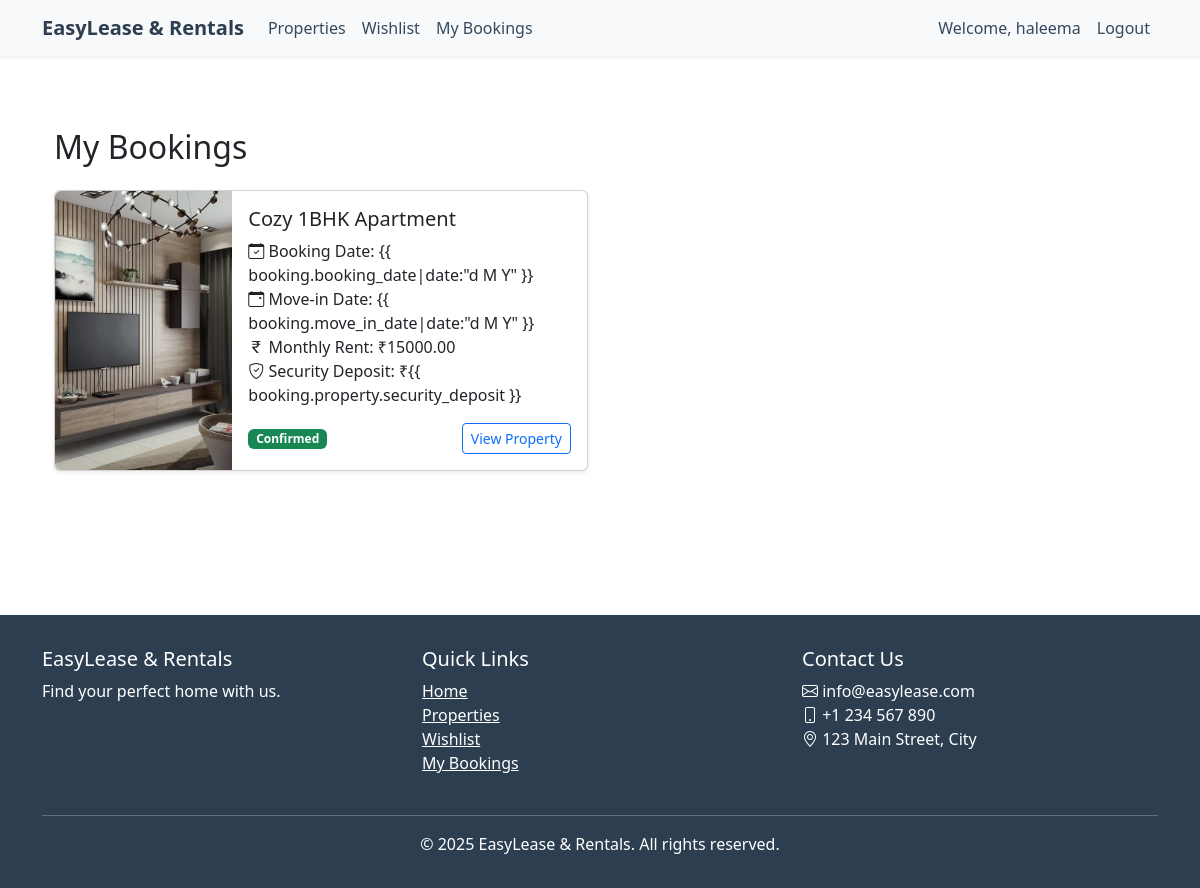
Screenshot of /my-bookings/ (signed in) with the database file from the repository.
### properties/models.py (models this page shows, shortened)
class Booking(models.Model):
    STATUS_CHOICES = [
        ('PENDING', 'Pending'),
        ('CONFIRMED', 'Confirmed'),
        ('CANCELLED', 'Cancelled'),
    ]
    user = models.ForeignKey(User, on_delete=models.CASCADE)
    property = models.ForeignKey(Property, on_delete=models.CASCADE)
    move_in_date = models.DateField()
    duration_months = models.IntegerField()
    booking_date = models.DateTimeField(auto_now_add=True)
    status = models.CharField(max_length=10, choices=STATUS_CHOICES, default='PENDING')
    security_deposit_paid = models.BooleanField(default=False)

class Property(models.Model):
    PROPERTY_TYPES = [
        ('1BHK', '1 BHK'),
        ('2BHK', '2 BHK'),
        ('3BHK', '3 BHK'),
    ]
    LISTING_TYPES = [
        ('RENTAL', 'Rental'),
        ('LEASE', 'Lease'),
    ]
    title = models.CharField(max_length=200)
    description = models.TextField()
    property_type = models.CharField(max_length=10, choices=PROPERTY_TYPES)
    listing_type = models.CharField(max_length=10, choices=LISTING_TYPES)
    price = models.DecimalField(max_digits=10, decimal_places=2)
    security_deposit = models.DecimalField(max_digits=10, decimal_places=2)
    area = models.IntegerField(help_text='Area in square feet')
    location = models.CharField(max_length=200)
    address = models.TextField()
    is_available = models.BooleanField(default=True)
    created_at = models.DateTimeField(auto_now_add=True)
    updated_at = models.DateTimeField(auto_now=True)
    owner = models.ForeignKey(User, on_delete=models.CASCADE, related_name='owned_properties')

class PropertyImage(models.Model):
    property = models.ForeignKey(Property, related_name='images', on_delete=models.CASCADE)
    image = models.ImageField(upload_to='property_images/')
    is_primary = models.BooleanField(default=False)
    created_at = models.DateTimeField(auto_now_add=True)

### properties/views.py (the view)
# urls.py: path('my-bookings/', views.my_bookings, name='my_bookings'),
@login_required
def my_bookings(request):
    bookings = Booking.objects.filter(user=request.user).order_by('-booking_date')
    return render(request, 'properties/my_bookings.html', {
        'bookings': bookings
    })

### templates/properties/my_bookings.html (shortened to what this page needs)
{% extends 'base.html' %}
{% block content %}
<div class="container py-5">
    <h2 class="mb-4">My Bookings</h2>
    {% if bookings %}
    <div class="row">
        {% for booking in bookings %}
        <div class="col-md-6 mb-4">
            <div class="card shadow-sm h-100">
                <div class="row g-0">
                    <div class="col-md-4">
                        {% if booking.property.images.exists %}
                        <img src="{{ booking.property.images.first.image.url }}" class="img-fluid rounded-start h-100"
                            style="object-fit: cover;" alt="{{ booking.property.title }}">
                        {% else %}
                        <img src="https://via.placeholder.com/300x400?text=No+Image"
                            class="img-fluid rounded-start h-100" alt="No Image">
                        {% endif %}
                    </div>
                    <div class="col-md-8">
                        <div class="card-body">
                            <h5 class="card-title">{{ booking.property.title }}</h5>
                            <p class="card-text">
                                <i class="bi bi-calendar-check"></i> Booking Date: {{ booking.booking_date|date:"d M Y"
                                }}<br>
                                <i class="bi bi-calendar-event"></i> Move-in Date: {{ booking.move_in_date|date:"d M Y"
                                }}<br>
                                <i class="bi bi-currency-rupee"></i> Monthly Rent: ₹{{ booking.property.price }}<br>
                                <i class="bi bi-shield-check"></i> Security Deposit: ₹{{
                                booking.property.security_deposit }}
                            </p>
                            <div class="d-flex justify-content-between align-items-center">
                                <span
                                    class="badge {% if booking.status == 'CONFIRMED' %}bg-success{% elif booking.status == 'PENDING' %}bg-warning{% else %}bg-danger{% endif %}">
                                    {{ booking.get_status_display }}
                                </span>
                                <a href="{% url 'property_detail' booking.property.pk %}"
                                    class="btn btn-outline-primary btn-sm">
                                    View Property
                                </a>
                            </div>
                        </div>
                    </div>
                </div>
            </div>
        </div>
        {% endfor %}
    </div>
    {% else %}
    <div class="alert alert-info">
        <i class="bi bi-info-circle"></i> You haven't made any bookings yet. Start exploring our properties!
    </div>
    {% endif %}
</div>
{% endblock %}

### templates/base.html (shortened to what this page needs)
{% load static %}
{% load crispy_forms_tags %}
<!DOCTYPE html>
<html lang="en">
<head>
    <link href="https://cdn.jsdelivr.net/npm/bootstrap@5.3.0/dist/css/bootstrap.min.css" rel="stylesheet">
    <link rel="stylesheet" href="https://cdn.jsdelivr.net/npm/bootstrap-icons@1.7.2/font/bootstrap-icons.css">
</head>
<body>
    <nav class="navbar navbar-expand-lg navbar-light bg-light shadow-sm">
        <div class="container">
            <a class="navbar-brand" href="{% url 'home' %}">EasyLease & Rentals</a>
            <div class="collapse navbar-collapse" id="navbarNav">
                <ul class="navbar-nav me-auto">
                    <li class="nav-item">
                        <a class="nav-link" href="{% url 'property_list' %}">Properties</a>
                    </li>
                    {% if user.is_authenticated %}
                    <li class="nav-item">
                        <a class="nav-link" href="{% url 'wishlist' %}">Wishlist</a>
                    </li>
                    <li class="nav-item">
                        <a class="nav-link" href="{% url 'my_bookings' %}">My Bookings</a>
                    </li>
                    {% endif %}
                </ul>
                <ul class="navbar-nav">
                    {% if user.is_authenticated %}
                    <li class="nav-item">
                        <span class="nav-link">Welcome, {{ user.username }}</span>
                    </li>
                    <li class="nav-item">
                        <form method="post" action="{% url 'logout' %}" class="d-inline">
                            <button type="submit" class="btn btn-link nav-link">Logout</button>
                        </form>
                    </li>
                    {% endif %}
                </ul>
            </div>
        </div>
    </nav>
    <main class="container py-4">
        {% block content %}{% endblock %}
    </main>
    <footer class="footer">
        <div class="container">
            <div class="row">
                <div class="col-md-4">
                    <h5>EasyLease & Rentals</h5>
                    <p>Find your perfect home with us.</p>
                </div>
                <div class="col-md-4">
                    <h5>Quick Links</h5>
                    <ul class="list-unstyled">
                        <li><a href="{% url 'home' %}" class="text-white">Home</a></li>
                        <li><a href="{% url 'property_list' %}" class="text-white">Properties</a></li>
                        {% if user.is_authenticated %}
                        <li><a href="{% url 'wishlist' %}" class="text-white">Wishlist</a></li>
                        <li><a href="{% url 'my_bookings' %}" class="text-white">My Bookings</a></li>
                        {% endif %}
                    </ul>
                </div>
                <div class="col-md-4">
                    <h5>Contact Us</h5>
                    <ul class="list-unstyled">
                        <li><i class="bi bi-envelope"></i> info@easylease.com</li>
                        <li><i class="bi bi-phone"></i> +1 234 567 890</li>
                        <li><i class="bi bi-geo-alt"></i> 123 Main Street, City</li>
                    </ul>
                </div>
            </div>
            <hr class="mt-4 mb-3">
            <div class="text-center">
                <p class="mb-0">&copy; {% now "Y" %} EasyLease & Rentals. All rights reserved.</p>
            </div>
        </div>
    </footer>
</body>
</html>

### templates/base.html (style rules this page uses)
.navbar-brand { font-weight: bold; color: #2c3e50; }
.nav-link { color: #34495e; }
.footer { background-color: #2c3e50; color: white; padding: 2rem 0; margin-top: 3rem; }

### rows the page displays
Booking: property.images.first.image (picture), property "Cozy 1BHK Apartment", property.price "15000.00", status "Confirmed"

### other values shown
{{ user.username }} "haleema"
